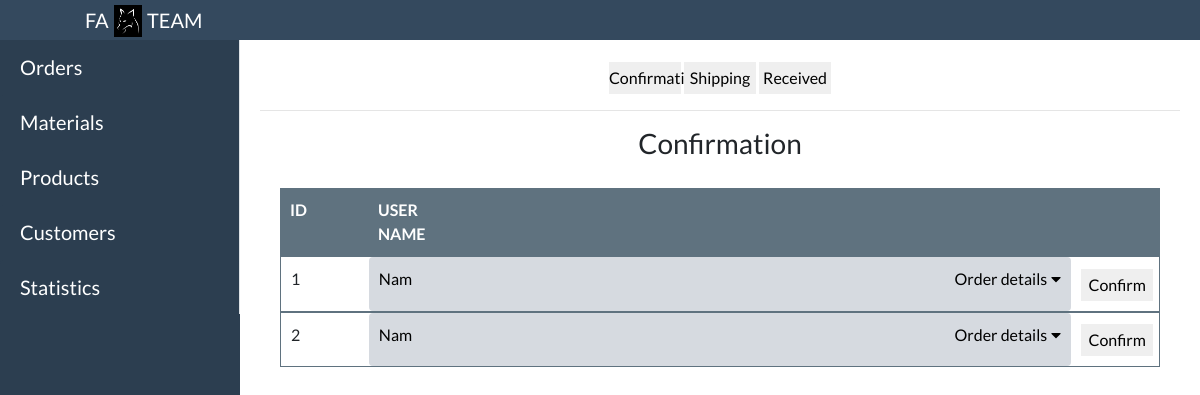
The app's page /admin.php, older data.
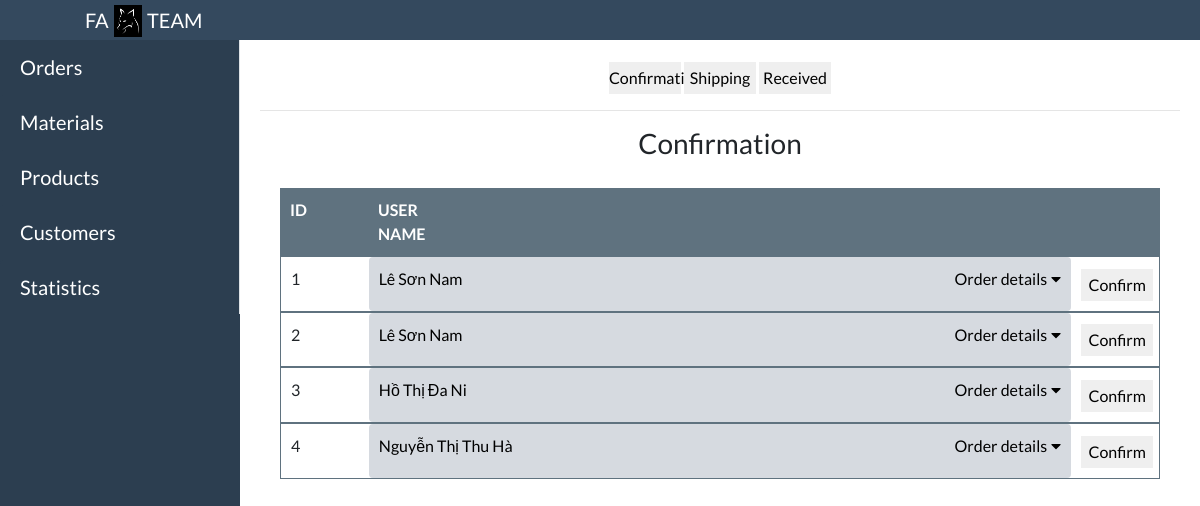
The same page, newer data.
### tables this page shows
create table orders(
  ID_order int primary key auto_increment,
  ID_user int,
  datee varchar(50),
  status int,
  FOREIGN KEY (ID_user) REFERENCES users (ID_user) on delete cascade
);

create table users(
  ID_user int primary key auto_increment,
  name_user varchar(50),
  pass varchar(15),
  phone_num decimal(10),
  email varchar(100),
  address varchar(50),
  status int
);

### resources/data/order_data.php (called while the page is built, shortened)
<?php
require_once 'connect.php';
class orders
{
  public function get_status($status)
  {
    $conn1 = new connect_data();
    $data = $conn1->connect();
    $sql = "select * from orders where status= $status";
    return $conn1->req($data, $sql);
  }
}
?>

### resources/data/connect.php (called while the page is built, shortened)
<?php
class connect_data
{
    public function req($database,$sql){
        return mysqli_query($database, $sql);
    }
}
?>

### resources/data/user.php (called while the page is built, shortened)
<?php
   require_once 'connect.php';
     class User {
        public function get_IDUser($id){
            $conn = new connect_data();
            $data= $conn->connect();
            $sql=" SELECT * from users WHERE ID_user =$id";
            return $conn->req($data,$sql);
        }
    }
?>

### admin.php (the view, shortened to what the changed rows need)
<!DOCTYPE html>
<html lang="en">
<head>
    <link rel="stylesheet" href="https://cdnjs.cloudflare.com/ajax/libs/animate.css/4.1.1/animate.min.css" />
    <link href="https://cdn.datatables.net/1.10.20/css/dataTables.bootstrap4.min.css" rel="stylesheet" />
    <link rel="stylesheet" href="https://maxcdn.bootstrapcdn.com/bootstrap/4.5.2/css/bootstrap.min.css">
    <link rel="stylesheet" href="./resources/css/admin.css">
    <link rel="stylesheet" href="./resources/css/menu.css">
</head>
<body>
    <div class="content">
        <div class="tab-content content-main">
            <div class="tab-pane fade show active" id="orders">
                <?php
                if (isset($_POST['ship'])) {
                ?>
                    <center>
                        <h3>Shipping</h3>
                    </center>
                    <div class="tab-content content_box">
                        <div class="tab-pane fade show active" id="confirmation">
                            <div class="content_table">
                                <div class="content_main">
                                    <div class="content_main1">ID</div>
                                    <div class="content_main2 table_details_item1">USER NAME</div>
                                </div>
                                <?php
                                require_once 'resources/data/order_data.php';
                                require_once 'resources/data/order_details_data.php';
                                require_once 'resources/data/product_data.php';
                                require_once 'resources/data/picture_data.php';
                                require_once 'resources/data/user.php';
                                $order = new orders();
                                $order_details = new orders_details();
                                $pro = new product();
                                $pic = new picture();
                                $result_user = new User();
                                $result_order = $order->get_status(2);
                                $i = 0;
                                while ($row_order = mysqli_fetch_assoc($result_order)) {
                                    $result_user = new User();
                                    $row_user = mysqli_fetch_assoc($result_user->get_IDUser($row_order['ID_user']));
                                    $i++;
                                    $total = 0;
                                    $result_order_details = $order_details->get($row_order['ID_order']);
                                ?>
                                    <div class="content_item">
                                        <div class="content_item1"><?php echo $i ?></div>
                                        <div class="content_item2">
                                            <a href="#nav2<?php echo $i ?>" class="drop_down_animation"><span class="mr-auto"><?php echo $row_user['name_user'] ?> </span><span class="mr-1">Order details</span><i class="fas fa-caret-down"></i></a>
                                        </div>
                                        <div class="content_item3"><a href="./resources/processing/shipping_order.php?id=<?php echo $row_order['ID_order'] ?>"><button>Shipping</button></a></div>
                                    </div>
                                    <div class="expandable" id="nav2<?php echo $i ?>">
                                        <?php
                                        $j = 0;
                                        while ($row_order_details = mysqli_fetch_assoc($result_order_details)) {
                                            $j++;
                                            $result_pro = $pro->get_pro($row_order_details['ID_pro']);
                                            $row_pro = mysqli_fetch_assoc($result_pro);
                                            $result_pic = $pic->get($row_order_details['ID_pro']);
                                            $row_pic = mysqli_fetch_assoc($result_pic);
                                            $total += $row_pro['price'] * $row_order_details['quantity'];
                                        ?>
                                            <div class="table_details">
                                                <div class="table_details_item1">
                                                    <?php echo $j ?>
                                                </div>
                                                <div class="table_details_item2">
                                                    <?php echo $row_pro['name_pro'] ?>
                                                </div>
                                                <div class="table_details_item3">
                                                    <img src="./resources/img/img_pro/<?php echo $row_pic['pic'] ?>" alt="">
                                                </div>
                                                <div class="table_details_item4">
                                                    <?php echo $row_order_details['quantity'] ?>
                                                </div>
                                                <div class="table_details_item5">
                                                    <?php echo $row_pro['price'] ?>
                                                </div>
                                            </div>
                                        <?php
                                        }
                                        ?>
                                        <div class="table_details">
                                            <div class="title">Total</div>
                                            <div class="total">
                                                <?php echo $total ?> đ
                                            </div>
                                        </div>
                                        <div class="table_details">
                                            <div class="title">Address</div>
                                            <div class="total">
                                                <?php echo $row_user['address'] ?>
                                            </div>
                                        </div>
                                        <div class="table_details">
                                            <div class="title">Date</div>
                                            <div class="total">
                                                <?php echo $row_order['datee'] ?>
                                            </div>
                                        </div>
                                    </div>
                                <?php
                                }
                                ?>
                            </div>
                        </div>
                    </div>
                <?php
                } else {
                ?>
                    <div class="tab-content content_box">
                        <div class="tab-pane fade show active" id="confirmation">
                            <div class="content_table">
                                <?php
                                require_once 'resources/data/order_data.php';
                                require_once 'resources/data/user.php';
                                $order = new orders();
                                $result_order = $order->get_status(1);
                                $i = 0;
                                while ($row_order = mysqli_fetch_assoc($result_order)) {
                                    $result_user = new User();
                                    $row_user = mysqli_fetch_assoc($result_user->get_IDUser($row_order['ID_user']));
                                    $i++;
                                ?>
                                    <div class="content_item">
                                        <div class="content_item1"><?php echo $i ?></div>
                                        <div class="content_item2">
                                            <a href="#nav1<?php echo $i ?>" class="drop_down_animation"><span class="mr-auto"><?php echo $row_user['name_user'] ?> </span><span class="mr-1">Order details</span><i class="fas fa-caret-down"></i></a>
                                        </div>
                                        <div class="content_item3"><a href="./resources/processing/confirm_order.php?id=<?php echo $row_order['ID_order'] ?>"><button>Confirm</button></a></div>
                                    </div>
                                <?php
                                }
                                ?>
                            </div>
                        </div>
                    </div>
                <?php
                }
                ?>
            </div>
                    <?php
                    require_once 'resources/data/user.php';
                    ?>
        </div>
    </div>
</body>
</html>

Row changes from the older to the newer data that the page shows:
changed orders (number 1 of 4 on the later page): ID_user.name_user "Nam" → "Lê Sơn Nam"
changed orders (number 2 of 4 on the later page): ID_user.name_user "Nam" → "Lê Sơn Nam"
added orders: ID_user.name_user "Hồ Thị Đa Ni"
added orders: ID_user.name_user "Nguyễn Thị Thu Hà"
